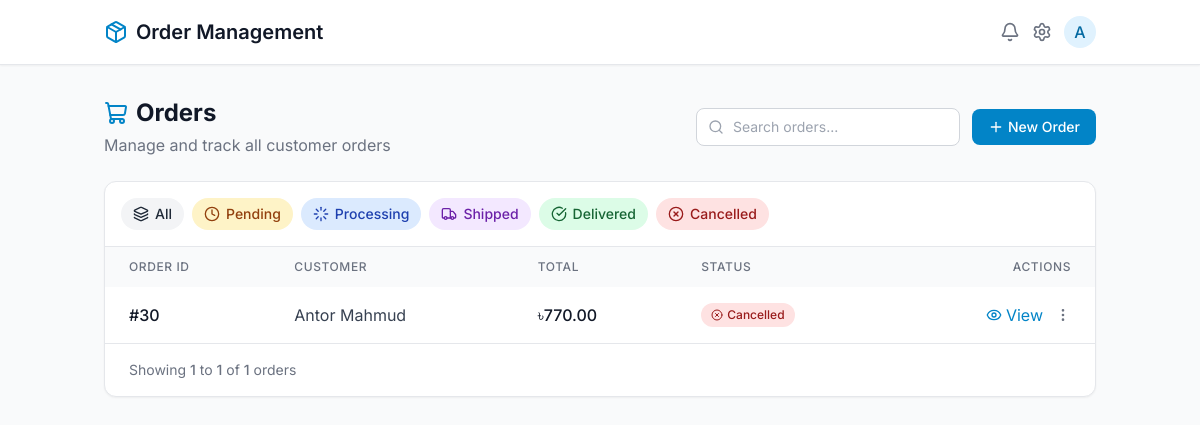
Before: /orders-manage/ (signed in) with the older database file.
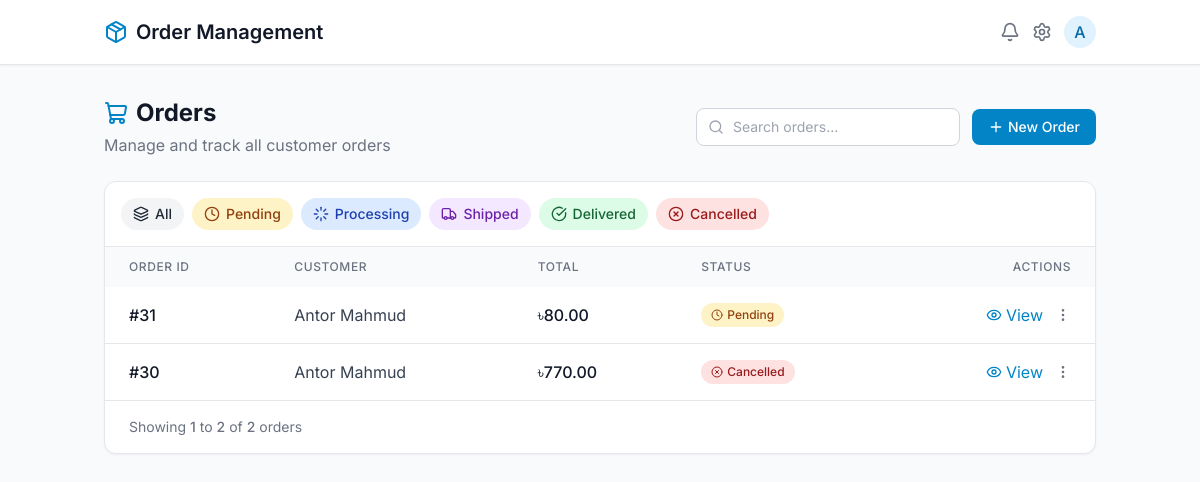
After: the same page with the newer database file.
### base/models.py (models this page shows, shortened)
class BaseModel(models.Model):
    created_at = models.DateTimeField(auto_now_add=True)
    updated_at = models.DateTimeField(auto_now=True)
    class Meta:
        abstract = True

class Order(BaseModel):
    user = models.ForeignKey(User, on_delete=models.CASCADE, related_name='user_orders', null=True, blank=True)
    SHIPPING_CHOICES = [
        ('dhaka', 'Inside Dhaka City'),
        ('chittagong', 'Inside Chittagong City'),
        ('outside', 'Outside Dhaka & Chittagong'),
    ]
    STATUS_CHOICES = [
        ('pending', 'Pending'),
        ('processing', 'Processing'),
        ('shipped', 'Shipped'),
        ('delivered', 'Delivered'),
        ('cancelled', 'Cancelled'),
    ]
    full_name = models.CharField(max_length=255)
    phone_number = models.CharField(max_length=15)
    email = models.EmailField(blank=True, null=True)
    address = models.TextField()
    shipping_method = models.CharField(max_length=20, choices=SHIPPING_CHOICES)
    order_status = models.CharField(max_length=20, choices=STATUS_CHOICES, default='pending')
    discount_amount = models.DecimalField(max_digits=10, decimal_places=2, default=0.00)
    shipping_cost = models.DecimalField(max_digits=10, decimal_places=2)
    total_price = models.DecimalField(max_digits=10, decimal_places=2)

### base/views.py (the view)
# urls.py: path('orders-manage/', order_list, name="order_list"),
def order_list(request):
    if not request.user.is_staff:
        messages.error(request, "Only admin can view this page.")
        return redirect('/')
    status_filter = request.GET.get('status', 'all')
    if status_filter == "all":
        orders = Order.objects.all().order_by('-id')
    else:
        orders = Order.objects.filter(order_status=status_filter).order_by('-id')
    paginator = Paginator(orders, 10)
    page_number = request.GET.get('page')
    page_obj = paginator.get_page(page_number)
    context = {
        "orders": page_obj,
        "status_filter": status_filter,
    }
    return render(request, "orders/order_list.html", context)

### base/context_processors.py (called while the page is built)
def category_context(request):
    categories = Category.objects.prefetch_related('child').all()
    return {'categories': categories}

def site_info_context(request):
    site_info = cache.get('site_info')
    if not site_info:
        site_info = SiteInfo.objects.first()
        cache.set('site_info', site_info, timeout=1000)
    return {'site_info': site_info}

def cart_item_count(request):
    cart_count = 0
    if request.user.is_authenticated:
        try:
            cart = Cart.objects.get(user=request.user)
            cart_count = len([item for item in CartItems.objects.filter(cart=cart)])
            print(cart_count)
        except Cart.DoesNotExist:
            cart_count = 0
    return {'cart_count': cart_count}

def get_brands(request):
    brands = Brand.objects.all().order_by('-id')
    return {'all_brands': brands}

### templates/orders/order_list.html (shortened to what this page needs)
{% load static %}
<!DOCTYPE html>
<html lang="en">
<head>
    <script src="https://cdn.tailwindcss.com"></script>
</head>
<body class="bg-gray-50 min-h-screen">
    <div class="bg-white shadow-sm border-b">
        <div class="container mx-auto px-4 py-4 flex items-center justify-between">
            <div class="flex items-center space-x-2">
                <i data-lucide="package" class="h-6 w-6 text-primary-600"></i>
                <h1 class="text-xl font-semibold text-gray-900">Order Management</h1>
            </div>
            <div class="flex items-center space-x-3">
                <button class="flex items-center text-gray-500 hover:text-primary-600">
                    <i data-lucide="bell" class="h-5 w-5"></i>
                </button>
                <button class="flex items-center text-gray-500 hover:text-primary-600">
                    <i data-lucide="settings" class="h-5 w-5"></i>
                </button>
                <div class="h-8 w-8 rounded-full bg-primary-100 flex items-center justify-center text-primary-700 font-medium">
                    A
                </div>
            </div>
        </div>
    </div>
    <div class="container mx-auto px-4 py-8">
        <div class="flex flex-col md:flex-row md:items-center md:justify-between mb-6">
            <div class="mb-4 md:mb-0">
                <h2 class="text-2xl font-bold text-gray-900 flex items-center">
                    <i data-lucide="shopping-cart" class="h-6 w-6 mr-2 text-primary-600"></i>
                    Orders
                </h2>
                <p class="text-gray-500 mt-1">Manage and track all customer orders</p>
            </div>
            <div class="flex items-center">
                <div class="relative">
                    <i data-lucide="search" class="h-4 w-4 absolute left-3 top-1/2 transform -translate-y-1/2 text-gray-400"></i>
                    <input type="text" placeholder="Search orders..." class="pl-9 pr-4 py-2 border border-gray-300 rounded-lg focus:ring-2 focus:ring-primary-500 focus:border-primary-500 outline-none text-sm">
                </div>
                <button class="ml-3 bg-primary-600 hover:bg-primary-700 text-white px-4 py-2 rounded-lg flex items-center text-sm font-medium transition-colors">
                    <i data-lucide="plus" class="h-4 w-4 mr-1"></i>
                    New Order
                </button>
            </div>
        </div>
        <div class="bg-white rounded-xl shadow-sm border border-gray-200 overflow-hidden">
            <div class="p-4 border-b border-gray-200">
                <div class="flex flex-wrap gap-2">
                    <a href="?status=all" class="inline-flex items-center px-3 py-1.5 rounded-full text-sm font-medium bg-gray-100 text-gray-800 hover:bg-gray-200 transition-colors">
                        <i data-lucide="layers" class="h-4 w-4 mr-1.5"></i>
                        All
                    </a>
                    <a href="?status=pending" class="inline-flex items-center px-3 py-1.5 rounded-full text-sm font-medium bg-amber-100 text-amber-800 hover:bg-amber-200 transition-colors">
                        <i data-lucide="clock" class="h-4 w-4 mr-1.5"></i>
                        Pending
                    </a>
                    <a href="?status=processing" class="inline-flex items-center px-3 py-1.5 rounded-full text-sm font-medium bg-blue-100 text-blue-800 hover:bg-blue-200 transition-colors">
                        <i data-lucide="loader" class="h-4 w-4 mr-1.5"></i>
                        Processing
                    </a>
                    <a href="?status=shipped" class="inline-flex items-center px-3 py-1.5 rounded-full text-sm font-medium bg-purple-100 text-purple-800 hover:bg-purple-200 transition-colors">
                        <i data-lucide="truck" class="h-4 w-4 mr-1.5"></i>
                        Shipped
                    </a>
                    <a href="?status=delivered" class="inline-flex items-center px-3 py-1.5 rounded-full text-sm font-medium bg-green-100 text-green-800 hover:bg-green-200 transition-colors">
                        <i data-lucide="check-circle" class="h-4 w-4 mr-1.5"></i>
                        Delivered
                    </a>
                    <a href="?status=cancelled" class="inline-flex items-center px-3 py-1.5 rounded-full text-sm font-medium bg-red-100 text-red-800 hover:bg-red-200 transition-colors">
                        <i data-lucide="x-circle" class="h-4 w-4 mr-1.5"></i>
                        Cancelled
                    </a>
                </div>
            </div>
            <div class="overflow-x-auto">
                <table class="w-full text-left">
                    <thead>
                        <tr class="bg-gray-50 text-gray-500 text-xs uppercase tracking-wider">
                            <th class="px-6 py-3 font-medium">Order ID</th>
                            <th class="px-6 py-3 font-medium">Customer</th>
                            <th class="px-6 py-3 font-medium">Total</th>
                            <th class="px-6 py-3 font-medium">Status</th>
                            <th class="px-6 py-3 font-medium text-right">Actions</th>
                        </tr>
                    </thead>
                    <tbody class="divide-y divide-gray-200">
                        {% for order in orders %}
                        <tr class="hover:bg-gray-50 transition-colors">
                            <td class="px-6 py-4 font-medium text-gray-900">#{{ order.id }}</td>
                            <td class="px-6 py-4 text-gray-700">{{ order.full_name }}</td>
                            <td class="px-6 py-4 font-medium text-gray-900">৳{{ order.total_price }}</td>
                            <td class="px-6 py-4">
                                {% if order.order_status == 'pending' %}
                                <span class="inline-flex items-center px-2.5 py-1 rounded-full text-xs font-medium bg-amber-100 text-amber-800">
                                    <i data-lucide="clock" class="h-3 w-3 mr-1"></i>
                                    {{ order.get_order_status_display }}
                                </span>
                                {% elif order.order_status == 'processing' %}
                                <span class="inline-flex items-center px-2.5 py-1 rounded-full text-xs font-medium bg-blue-100 text-blue-800">
                                    <i data-lucide="loader" class="h-3 w-3 mr-1"></i>
                                    {{ order.get_order_status_display }}
                                </span>
                                {% elif order.order_status == 'shipped' %}
                                <span class="inline-flex items-center px-2.5 py-1 rounded-full text-xs font-medium bg-purple-100 text-purple-800">
                                    <i data-lucide="truck" class="h-3 w-3 mr-1"></i>
                                    {{ order.get_order_status_display }}
                                </span>
                                {% elif order.order_status == 'delivered' %}
                                <span class="inline-flex items-center px-2.5 py-1 rounded-full text-xs font-medium bg-green-100 text-green-800">
                                    <i data-lucide="check-circle" class="h-3 w-3 mr-1"></i>
                                    {{ order.get_order_status_display }}
                                </span>
                                {% else %}
                                <span class="inline-flex items-center px-2.5 py-1 rounded-full text-xs font-medium bg-red-100 text-red-800">
                                    <i data-lucide="x-circle" class="h-3 w-3 mr-1"></i>
                                    {{ order.get_order_status_display }}
                                </span>
                                {% endif %}
                            </td>
                            <td class="px-6 py-4 text-right">
                                <div class="flex items-center justify-end space-x-3">
                                    <a href="{% url 'order_detail' order.id %}" class="text-primary-600 hover:text-primary-800 flex items-center">
                                        <i data-lucide="eye" class="h-4 w-4 mr-1"></i>
                                        View
                                    </a>
                                    <button class="text-gray-500 hover:text-gray-700">
                                        <i data-lucide="more-vertical" class="h-4 w-4"></i>
                                    </button>
                                </div>
                            </td>
                        </tr>
                        {% endfor %}
                    </tbody>
                </table>
            </div>
            <div class="px-6 py-4 border-t border-gray-200 flex items-center justify-between">
                <p class="text-sm text-gray-500">
                    Showing
                    <span class="font-medium">{{ orders.start_index }}</span>
                    to
                    <span class="font-medium">{{ orders.end_index }}</span>
                    of
                    <span class="font-medium">{{ orders.paginator.count }}</span>
                    orders
                </p>
            </div>
        </div>
    </div>
</body>
</html>

### templates/orders/order_list.html (style rules this page uses)
body { font-family: 'Inter', sans-serif; }

Changed rows visible on the page:
added Order: id "31", full_name "Antor Mahmud", total_price "80.00", order_status "Pending"
Other visible differences:
{{ orders.end_index }}: "1" → "2"
{{ orders.paginator.count }}: "1" → "2"
